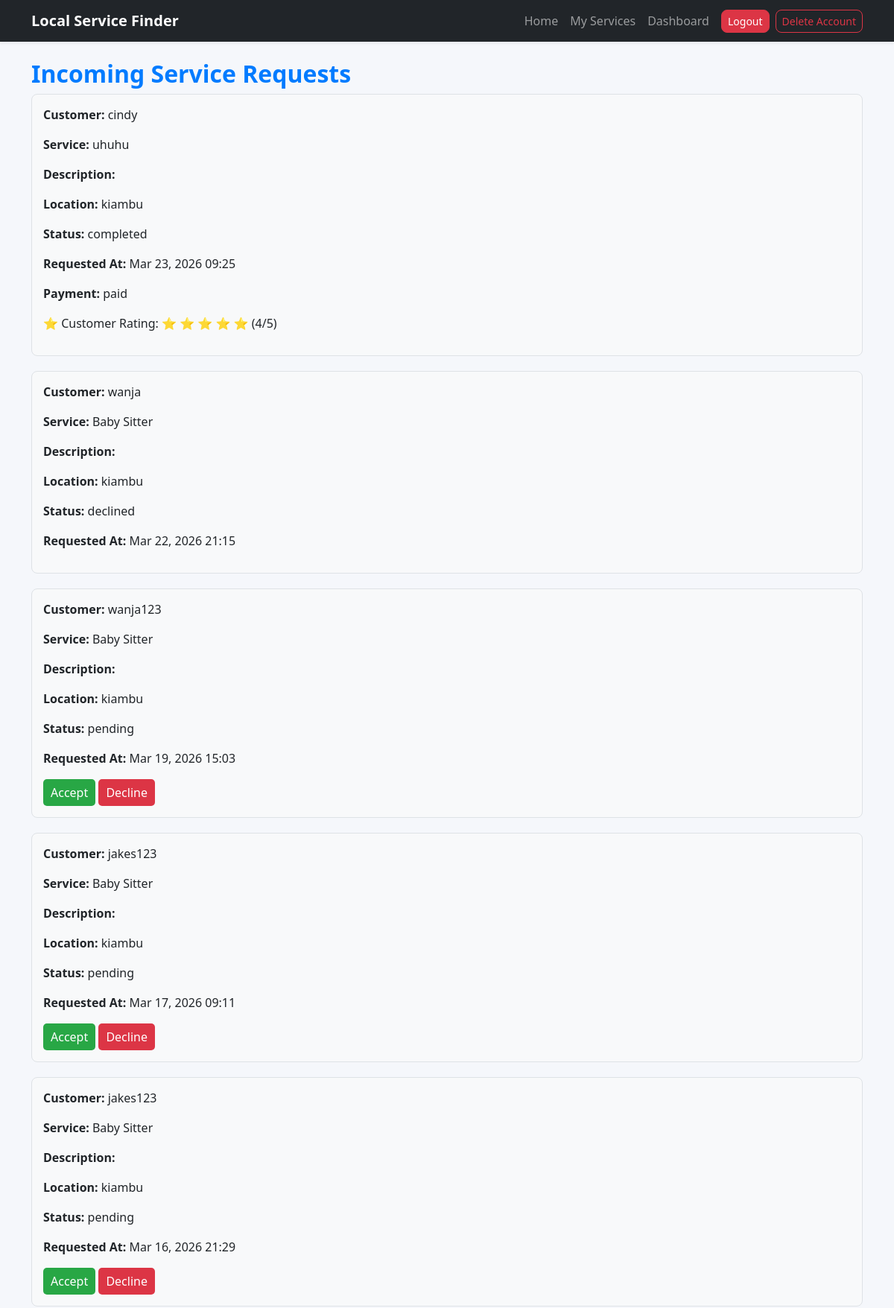
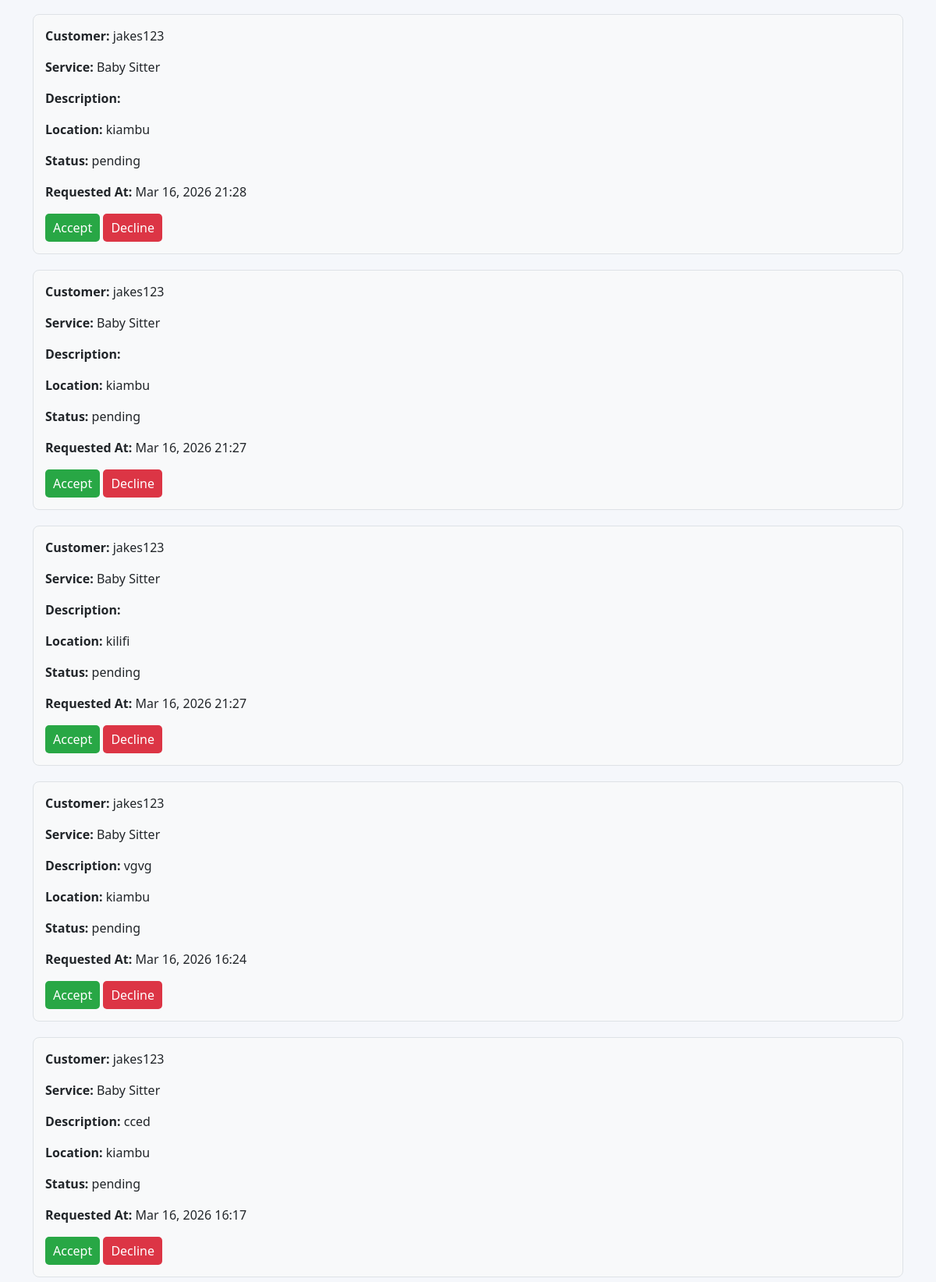
Page /services/dashboard/ (signed in, upper part) on the committed database (2 pictures, top to bottom).
### requests/models.py (models this page shows, shortened)
class ServiceRequest(models.Model):
    STATUS_CHOICES = [
        ('pending', 'Pending'),
        ('accepted', 'Accepted'),
        ('declined', 'Declined'),
        ('completed', 'Completed'),
    ]
    PAYMENT_CHOICES = [
        ('unpaid', 'Unpaid'),
        ('paid', 'Paid'),
    ]
    user = models.ForeignKey(User, on_delete=models.CASCADE)
    service = models.ForeignKey(Service, on_delete=models.CASCADE)
    provider = models.ForeignKey(Provider, on_delete=models.CASCADE, null=True, blank=True)
    description = models.TextField(blank=True)
    location = models.CharField(max_length=200)
    status = models.CharField(
        max_length=20,
        choices=STATUS_CHOICES,
        default='pending'
    )
    payment_status = models.CharField(
        max_length=20,
        choices=PAYMENT_CHOICES,
        default='unpaid'
    )
    requested_at = models.DateTimeField(auto_now_add=True)
    updated_at = models.DateTimeField(auto_now=True)
    deleted = models.BooleanField(default=False)
    rating = models.PositiveIntegerField(null=True, blank=True)
    review = models.TextField(null=True, blank=True)

### services/models.py (models this page shows, shortened)
class Service(models.Model):
    name = models.CharField(max_length=100, unique=True)
    description = models.TextField(blank=True)

### services/views.py (the view, shortened to what this page needs)
# urls.py: path("dashboard/", views.provider_dashboard, name="provider_dashboard"),
@login_required
def provider_dashboard(request):
    provider = get_object_or_404(Provider, user=request.user)
    requests_qs = ServiceRequest.objects.filter(
        service__in=provider.services.all()
    ).order_by('-requested_at')
    return render(request, "services/provider_dashboard.html", {
        "requests": requests_qs
    })

### accounts/models.py (called while the page is built)
@property
def is_provider(self):
    return hasattr(self, 'provider')

### services/templates/services/provider_dashboard.html (shortened to what this page needs)
{% extends "base.html" %}
{% block content %}
<h2 style="color:#007bff;">Incoming Service Requests</h2>
<div id="requests-container">
    {% if requests %}
        {% for req in requests %}
        <div style="background-color:#f8f9fa; padding:15px; border-radius:8px; margin-bottom:20px; border:1px solid #dee2e6;">
            <p><strong>Customer:</strong> {{ req.user.username }}</p>
            <p><strong>Service:</strong> {{ req.service.name }}</p>
            <p><strong>Description:</strong> {{ req.description }}</p>
            <p><strong>Location:</strong> {{ req.location }}</p>
            <p><strong>Status:</strong> {{ req.status }}</p>
            <p><strong>Requested At:</strong> {{ req.requested_at|date:"M d, Y H:i" }}</p>
            {% if req.status == 'pending' %}
                <form method="POST" style="margin-top:10px;">
                    <button name="action" value="accept" style="background-color:#28a745; color:white; border:none; padding:6px 10px; border-radius:5px;">Accept</button>
                    <button name="action" value="decline" style="background-color:#dc3545; color:white; border:none; padding:6px 10px; border-radius:5px;">Decline</button>
                </form>
            {% elif req.status == 'accepted' %}
                <form method="POST" style="margin-top:10px;">
                    {% csrf_token %}
                    <input type="hidden" name="request_id" value="{{ req.id }}">
                    <button name="action" value="complete" style="background-color:#007bff; color:white; border:none; padding:6px 10px; border-radius:5px;">Mark Completed</button>
                </form>
            {% endif %}
            {% if req.status == "completed" %}
                <p><strong>Payment:</strong> {{ req.payment_status }}</p>
                {% if req.rating %}
                <p>
                    ⭐ Customer Rating:
                    {% for i in "12345"|slice:":req.rating"|make_list %}
                        ⭐
                    {% endfor %}
                    ({{ req.rating }}/5)
                </p>
                {% endif %}
            {% endif %}
        </div>
        {% endfor %}
    {% else %}
        <p>No incoming requests yet.</p>
    {% endif %}
</div>
{% endblock %}

### templates/base.html (style rules this page uses)
body { background-color: #f5f7fb; font-family: 'Segoe UI', sans-serif; }
h1, h2, h3 { font-weight: 600; }

### rows in the picture
ServiceRequest: user.username "cindy", service.name "uhuhu", location "kiambu", status "completed", requested_at "Mar 23, 2026 09:25", payment_status "paid", rating "4"
ServiceRequest: user.username "wanja", service.name "Baby Sitter", location "kiambu", status "declined", requested_at "Mar 22, 2026 21:15"
ServiceRequest: user.username "wanja123", service.name "Baby Sitter", location "kiambu", status "pending", requested_at "Mar 19, 2026 15:03"
ServiceRequest: user.username "jakes123", service.name "Baby Sitter", location "kiambu", status "pending", requested_at "Mar 17, 2026 09:11"
ServiceRequest: user.username "jakes123", service.name "Baby Sitter", location "kiambu", status "pending", requested_at "Mar 16, 2026 21:29"
ServiceRequest: user.username "jakes123", service.name "Baby Sitter", location "kiambu", status "pending", requested_at "Mar 16, 2026 21:28"
ServiceRequest: user.username "jakes123", service.name "Baby Sitter", location "kiambu", status "pending", requested_at "Mar 16, 2026 21:27"
ServiceRequest: user.username "jakes123", service.name "Baby Sitter", location "kilifi", status "pending", requested_at "Mar 16, 2026 21:27"
ServiceRequest: user.username "jakes123", service.name "Baby Sitter", description "vgvg", location "kiambu", status "pending", requested_at "Mar 16, 2026 16:24"
ServiceRequest: user.username "jakes123", service.name "Baby Sitter", description "cced", location "kiambu", status "pending", requested_at "Mar 16, 2026 16:17"
